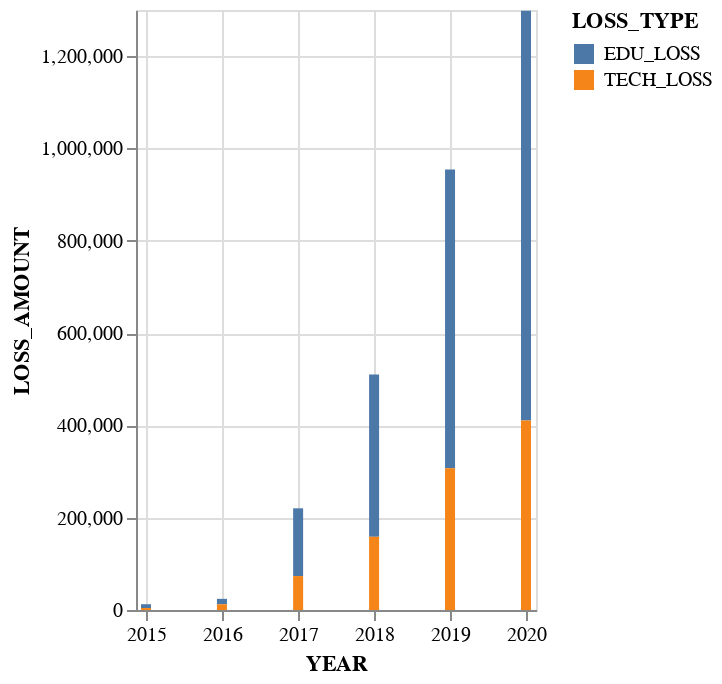

This figure's notebook cell:
### Code cell
combined_melt = combined.reset_index().melt(id_vars=['YEAR'], value_vars=['EDU_LOSS', 'TECH_LOSS'], var_name='LOSS_TYPE', value_name='LOSS_AMOUNT')

alt.Chart(combined_melt).mark_bar().encode(
    x='YEAR:T',
    y='LOSS_AMOUNT:Q',
    color='LOSS_TYPE:N'
).properties(
    width=200
)

### Figure 1 — Vega-Lite specification as saved in the notebook (floating-point values rounded to 4 significant figures)
{"config": {"view": {"continuousWidth": 400, "continuousHeight": 300}}, "data": {"name": "data-b24d904226f25b39413da0a3d10a3987"}, "mark": "bar", "encoding": {"color": {"field": "LOSS_TYPE", "type": "nominal"}, "x": {"field": "YEAR", "type": "temporal"}, "y": {"field": "LOSS_AMOUNT", "type": "quantitative"}}, "width": 200, "$schema": "https://vega.github.io/schema/vega-lite/v4.17.0.json", "datasets": {"data-b24d904226f25b39413da0a3d10a3987": [{"YEAR": "2015-01-01T00:00:00", "LOSS_TYPE": "EDU_LOSS", "LOSS_AMOUNT": 8250.0}, {"YEAR": "2016-01-01T00:00:00", "LOSS_TYPE": "EDU_LOSS", "LOSS_AMOUNT": 11790.0}, {"YEAR": "2017-01-01T00:00:00", "LOSS_TYPE": "EDU_LOSS", "LOSS_AMOUNT": 146800.0}, {"YEAR": "2018-01-01T00:00:00", "LOSS_TYPE": "EDU_LOSS", "LOSS_AMOUNT": 351600.0}, {"YEAR": "2019-01-01T00:00:00", "LOSS_TYPE": "EDU_LOSS", "LOSS_AMOUNT": 647100.0}, {"YEAR": "2020-01-01T00:00:00", "LOSS_TYPE": "EDU_LOSS", "LOSS_AMOUNT": 887900.0}, {"YEAR": "2015-01-01T00:00:00", "LOSS_TYPE": "TECH_LOSS", "LOSS_AMOUNT": 4264.0}, {"YEAR": "2016-01-01T00:00:00", "LOSS_TYPE": "TECH_LOSS", "LOSS_AMOUNT": 12370.0}, {"YEAR": "2017-01-01T00:00:00", "LOSS_TYPE": "TECH_LOSS", "LOSS_AMOUNT": 73500.0}, {"YEAR": "2018-01-01T00:00:00", "LOSS_TYPE": "TECH_LOSS", "LOSS_AMOUNT": 158600.0}, {"YEAR": "2019-01-01T00:00:00", "LOSS_TYPE": "TECH_LOSS", "LOSS_AMOUNT": 307200.0}, {"YEAR": "2020-01-01T00:00:00", "LOSS_TYPE": "TECH_LOSS", "LOSS_AMOUNT": 410500.0}]}}
